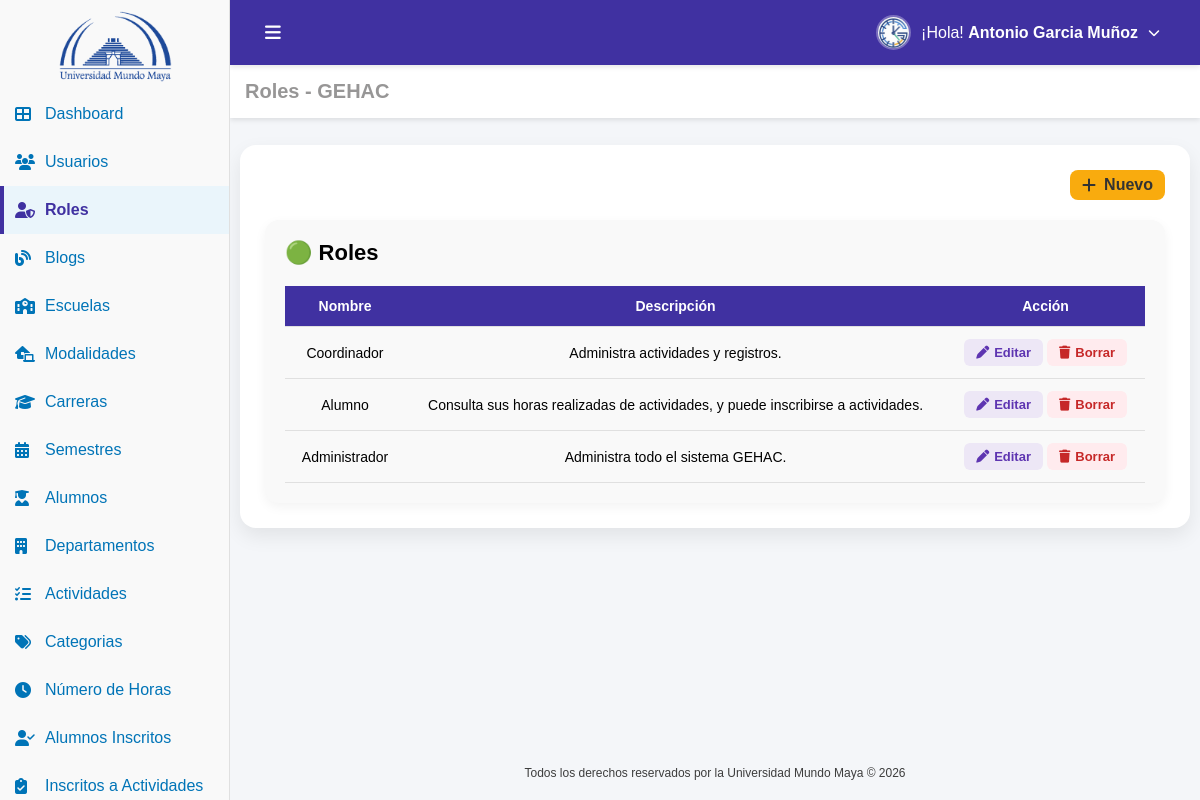
Page /roles.php (signed in) on the committed database.
### tables this page shows
CREATE TABLE IF NOT EXISTS `usuario` (
  `id_usuario` int NOT NULL AUTO_INCREMENT,
  `nombre` varchar(100) NOT NULL,
  `nombre_s` varchar(100) DEFAULT NULL,
  `apellido_p` varchar(100) DEFAULT NULL,
  `apellido_m` varchar(100) DEFAULT NULL,
  `matricula` varchar(100) DEFAULT NULL,
  `estado` tinyint(1) NOT NULL DEFAULT '1',
  `correo` varchar(100) NOT NULL,
  `password` varchar(100) NOT NULL,
  `id_carrera` int DEFAULT NULL,
  `id_modalidad` int DEFAULT NULL,
  `id_rol` int DEFAULT NULL,
  `fecha_registro` datetime DEFAULT CURRENT_TIMESTAMP,
  PRIMARY KEY (`id_usuario`) USING BTREE,
  UNIQUE KEY `correo` (`correo`),
  KEY `fk_usuario_carrera` (`id_carrera`) USING BTREE,
  KEY `fk_usuario_modalidad` (`id_modalidad`) USING BTREE,
  KEY `fk_usuario_rol` (`id_rol`) USING BTREE,
  CONSTRAINT `fk_usuario_carrera` FOREIGN KEY (`id_carrera`) REFERENCES `carrera` (`id_carrera`),
  CONSTRAINT `fk_usuario_modalidad` FOREIGN KEY (`id_modalidad`) REFERENCES `modalidad` (`id_modalidad`),
  CONSTRAINT `fk_usuario_rol` FOREIGN KEY (`id_rol`) REFERENCES `rol` (`id_rol`)
);

CREATE TABLE IF NOT EXISTS `rol` (
  `id_rol` int NOT NULL AUTO_INCREMENT,
  `nombre` varchar(100) NOT NULL,
  `descripcion` varchar(250) DEFAULT NULL,
  `fecha_registro` datetime DEFAULT (now()),
  PRIMARY KEY (`id_rol`),
  UNIQUE KEY `nombre` (`nombre`)
);

### conf.php (called while the page is built, shortened)
<?php
function tiene_permiso($archivo_php, $accion = 'VER') {
    if (isset($_SESSION['permisos'][$archivo_php])) {
        return in_array($accion, $_SESSION['permisos'][$archivo_php]);
    }
    return false;
}

### auth.php (called while the page is built, shortened)
<?php
require_once('conf.php');
$id_usuario=$_SESSION['id_usuario'];
include('conexion.php');
$sql="
SELECT
u.nombre,
u.nombre_s,
u.apellido_p,
u.apellido_m,
u.correo,
u.id_rol,
u.id_carrera,
u.id_modalidad,
r.nombre AS rol
FROM usuario u
INNER JOIN rol r ON u.id_rol = r.id_rol
WHERE u.id_usuario=?
";
$stmt=$conn->prepare($sql);
$stmt->bind_param("i",$id_usuario);
$stmt->execute();
$result=$stmt->get_result();
if($result && $fila=$result->fetch_assoc()){
    $nombreCompleto=trim(
        $fila['nombre']." ".
        $fila['nombre_s']." ".
        $fila['apellido_p']." ".
        $fila['apellido_m']
    );
}else{
    $nombreCompleto="Usuario";
    $rol="Sin rol";
    $id_rol=0;
}
?>

### roles.php (the view, shortened to what this page needs)
<?php
include("auth.php");
include("conexion.php");
$sql = "SELECT a.id_rol, a.nombre, a.descripcion
        FROM rol a
        ORDER BY a.id_rol DESC";
$result = $conn->query($sql);
$roles = [];
if($result && $result->num_rows > 0) {
    while($fila = $result->fetch_assoc()) {
        $roles[] = $fila;
    }
}
?>
<!DOCTYPE html>
<html lang="es">
<head>
    <link rel="stylesheet" href="css/roles.css">
    <link href="https://cdn.jsdelivr.net/npm/remixicon@4.5.0/fonts/remixicon.css" rel="stylesheet"/>
    <link rel="stylesheet" href="https://cdnjs.cloudflare.com/ajax/libs/font-awesome/6.5.0/css/all.min.css">
</head>
<body>
    <div class="sidebar" id="sidebar">
        <a href="dashboard.php" class="logo-link">
            <div class="logo-container">
                <img src="img/uni_4.png" alt="Logo UMMA" class="logo">
            </div>
        </a>
        <ul>
            <li>
                <a href="dashboard.php" >
                    <i class="fas fa-th-large" ></i>
                    <span> Dashboard</span>
                </a>
            </li>
            <?php if (tiene_permiso('usuarios.php', 'VER')): ?>
            <li>
                <a href="usuarios.php" >
                    <i class="fas fa-users" ></i>
                    <span>Usuarios</span>
                </a>
            </li>
            <?php endif; ?>
            <?php if (tiene_permiso('roles.php', 'VER')): ?>
            <li>
                <a href="roles.php" class="active">
                    <i class="fas fa-user-shield" style="color:#4031a1"></i>
                    <span>Roles</span>
                </a>
            </li>
            <?php endif; ?>
            <?php if (tiene_permiso('blogs.php', 'VER')): ?>
            <li>
                <a href="blogs.php">
                    <i class="fas fa-blog"></i>
                    <span>Blogs</span>
                </a>
            </li>
            <?php endif; ?>
            <?php if (tiene_permiso('escuelas.php', 'VER')): ?>
            <li>
                <a href="escuelas.php">
                    <i class="fas fa-school"></i>
                    <span>Escuelas</span>
                </a>
            </li>
            <?php endif; ?>
            <?php if (tiene_permiso('modalidades.php', 'VER')): ?>
            <li>
                <a href="modalidades.php">
                    <i class="fas fa-laptop-house"></i>
                    <span>Modalidades</span>
                </a>
            </li>
            <?php endif; ?>
            <?php if (tiene_permiso('carreras.php', 'VER')): ?>
            <li>
                <a href="carreras.php">
                    <i class="fas fa-graduation-cap"></i>
                    <span>Carreras</span>
                </a>
            </li>
            <?php endif; ?>
            <?php if (tiene_permiso('semestres.php', 'VER')): ?>
            <li>
                <a href="semestres.php">
                    <i class="fas fa-calendar-alt"></i>
                    <span>Semestres</span>
                </a>
            </li>
            <?php endif; ?>
            <?php if (tiene_permiso('alumnos.php', 'VER')): ?>
            <li>
                <a href="alumnos.php">
                    <i class="fas fa-user-graduate"></i>
                    <span>Alumnos</span>
                </a>
            </li>
            <?php endif; ?>
            <?php if (tiene_permiso('departamentos.php', 'VER')): ?>
            <li>
                <a href="departamentos.php">
                    <i class="fas fa-building"></i>
                    <span>Departamentos</span>
                </a>
            </li>
            <?php endif; ?>
            <?php if (tiene_permiso('actividades.php', 'VER')): ?>
            <li>
                <a href="actividades.php">
                    <i class="fas fa-tasks"></i>
                    <span>Actividades</span>
                </a>
            </li>
            <?php endif; ?>
            <?php if (tiene_permiso('categorias.php', 'VER')): ?>
            <li>
                <a href="categorias.php">
                    <i class="fas fa-tags"></i>
                    <span>Categorias</span>
                </a>
            </li>
            <?php endif; ?>
            <?php if (tiene_permiso('horas.php', 'VER')): ?>
            <li>
                <a href="horas.php">
                    <i class="fas fa-clock"></i>
                    <span>Número de Horas</span>
                </a>
            </li>
            <?php endif; ?>
            <?php if (tiene_permiso('alumnos_inscritos.php', 'VER')): ?>
            <li>
                <a href="alumnos_inscritos.php">
                    <i class="fas fa-user-check"></i>
                    <span>Alumnos Inscritos</span>
                </a>
            </li>
            <?php endif; ?>
            <?php if (tiene_permiso('inscritos_actividades.php', 'VER')): ?>
            <li>
                <a href="inscritos_actividades.php">
                    <i class="fas fa-clipboard-check"></i>
                    <span>Inscritos a Actividades</span>
                </a>
            </li>
            <?php endif; ?>
        </ul>
    </div>
    <main class="contenido">
        <header class="top-header">
            <div class="header-left">
                <button id="toggle-btn">
                    <i class="fas fa-bars"></i>
                </button>
            </div>
            <div class="header-right">
                <ul>
                    <li class="submenu">
                        <a href="#" class="submenu-toggle">
                            <img src="img/gehac.png" alt="Usuario" class="menu-avatar">
                            <span>¡Hola! <strong> <?php echo $nombreCompleto; ?></strong></span>
                            <i class="fas fa-chevron-down submenu-arrow"></i>
                        </a>
                    </li>
                </ul>
            </div>
        </header>
        <section class="dashboard-section">
            <div class="header-title">
                <h3>Roles - GEHAC</h3>
            </div>
        </section>
        <section class="content-wrapper">
            <div class="card">
                <div class="products-header">
                    <?php if (tiene_permiso('roles.php', 'CREAR')): ?>
                        <a href="roles_crear.php" class="btn btn-primary">
                            <i class="fas fa-plus"></i>
                            <span>Nuevo</span>
                        </a>
                    <?php endif; ?>
                </div>
                <div class="estado-section">
                        <h2 class="estado-title title-proceso">
                            🟢 Roles
                        </h2>
                        <table id="tablaRoles" class="estado-table">
                            <thead>
                                <tr>
                                    <th>Nombre</th>
                                    <th>Descripción</th>
                                    <th>Acción</th>
                                </tr>
                            </thead>
                            <tbody>
                                <?php if(!empty($roles)): ?>
                                    <?php foreach($roles as $row): ?>
                                        <tr>
                                            <td>
                                                <?= htmlspecialchars($row['nombre']) ?>
                                            </td>
                                            <td>
                                                <?= htmlspecialchars($row['descripcion']) ?>
                                            </td>
                                            <td>
                                                <?php $id=(int)$row['id_rol']; ?>
                                                    <?php if (tiene_permiso('roles.php', 'EDITAR')): ?>
                                                        <a href="roles_editar.php?id=<?= $id ?>" class="btn-edit">
                                                            <i class="fas fa-pen"></i>
                                                            <span>Editar</span>
                                                        </a>
                                                    <?php endif; ?>
                                                    <?php if (tiene_permiso('roles.php', 'BORRAR')): ?>
                                                        <a href="roles_borrar.php?id=<?= $id ?>"
                                                        class="btn-delete"
                                                        onclick="return confirm('¿Eliminar el Rol: <?= htmlspecialchars($row['nombre']) ?>?')">
                                                            <i class="fas fa-trash"></i>
                                                            <span>Borrar</span>
                                                        </a>
                                                    <?php endif; ?>
                                            </td>
                                        </tr>
                                    <?php endforeach; ?>
                                <?php endif; ?>
                            </tbody>
                        </table>
                    </div>
            </div>
        </section>
        <footer class="footer">
            <p class="copy">Todos los derechos reservados por la Universidad Mundo Maya © 2026</p>
        </footer>
    </main>
</body>
</html>

### css/roles.css (style rules this page uses)
* { margin:0; padding:0; box-sizing:border-box; }
body { font-family:Arial,sans-serif; display:flex; min-height:100vh; background:#f4f6f9; }
.sidebar { width:230px; height:100vh; position:fixed; background:#f9f9f9; color:#0074b7; padding-top:5px; overflow-y:auto; overflow-x:hidden; border-right:1px solid #e0e0e0; transition:.3s; z-index:1001; }
.logo-container { display:flex; justify-content:center; align-items:center; padding:5px 2px; }
.logo { width:120px; max-width:100%; height:auto; object-fit:contain; transition:.3s; }
.logo-link { display:block; text-decoration:none; color:inherit; }
.sidebar ul { list-style:none; }
.sidebar ul li { position:relative; }
.sidebar ul li a { display:flex; align-items:center; padding:15px; text-decoration:none; color:#0074b7; transition:.2s; }
.sidebar ul li a i { min-width:20px; margin-right:10px; color:#0074b7; }
.sidebar ul li a.active { background:#eaf5fb; color:#4031a1; font-weight:600; }
.sidebar ul li a.active::before { content:""; position:absolute; left:0; top:0; width:4px; height:100%; background:#4031a1; }
.contenido { margin-left:230px; padding-top:145px; padding-left:10px; padding-right:10px; flex:1; display:flex; flex-direction:column; min-height:100vh; transition:.3s; }
.top-header { display:flex; justify-content:space-between; align-items:center; height:65px; padding:0 25px; background:#4031a1; position:fixed; top:0; left:230px; right:0; z-index:1000; box-shadow:0 2px 5px rgba(0,0,0,.1); }
#toggle-btn { display:flex; align-items:center; justify-content:center; padding:10px; background:none; border:none; color:white; font-size:18px; cursor:pointer; transition:.3s; }
.header-left { display:flex; align-items:center; }
.header-right ul { list-style:none; }
.submenu { position:relative; }
.submenu-toggle { display:flex; align-items:center; gap:10px; padding:10px 15px; color:white; text-decoration:none; border-radius:8px; transition:.3s; }
.submenu-arrow { font-size:12px; transition:.3s; }
.menu-avatar { width:35px; height:35px; border-radius:50%; object-fit:cover; border:2px solid rgba(255,255,255,.3); transition:.3s; }
.dashboard-section { background:white; padding:15px; position:fixed; top:65px; left:230px; right:0; z-index:999; box-shadow:0 2px 5px rgba(0,0,0,.1); }
.header-title h3 { color:#797777c5; font-size:20px; }
.footer { margin-top:auto; padding:20px 30px; background:#f4f6f9; color:rgba(57,57,57,.98); font-size:12px; text-align:center; position:relative; z-index:1; }
.card { background: #fff; border-radius: 16px; padding: 25px; margin-bottom: 30px; box-shadow: 0 8px 20px rgba(0,0,0,0.08); transition: transform 0.3s, box-shadow 0.3s; }
.card .products-header { display: flex; justify-content: flex-end; align-items: center; margin-bottom: 20px; }
.card .btn-primary { display: inline-flex; align-items: center; gap: 8px; padding: 6px 12px; background: #f9ab0e; color: #333; border-radius: 8px; font-weight: 600; text-decoration: none; transition: background 0.3s, transform 0.2s; }
.card .estado-section { background: #f9f9f9; padding: 20px; border-radius: 14px; box-shadow: 0 4px 12px rgba(0,0,0,0.05); overflow-x: auto; }
.card .estado-title { font-size: 22px; font-weight: 700; margin-bottom: 20px; }
.card .estado-table { width: 100%; border-collapse: collapse; table-layout: auto; font-size: 14px; }
.card .estado-table thead { background: #4031a1; color: #fff; }
.card .estado-table th, .card .estado-table td { padding: 12px 15px; text-align: center; border-bottom: 1px solid #e0e0e0; }
.card .btn-edit, .card .btn-delete { text-decoration: none; padding: 6px 12px; border-radius: 6px; font-size: 13px; font-weight: 600; display: inline-flex; align-items: center; gap: 5px; transition: background 0.2s, transform 0.2s; }
.card .btn-edit { background: #ede7f6; color: #5e35b1; }
.card .btn-delete { background: #ffebee; color: #c62828; }

### rows in the picture
usuario: nombreCompleto "Antonio Garcia Muñoz"
rol: nombre "Coordinador", descripcion "Administra actividades y registros."
rol: nombre "Alumno", descripcion "Consulta sus horas realizadas de actividades, y puede inscribirse a actividades."
rol: nombre "Administrador", descripcion "Administra todo el sistema GEHAC."
